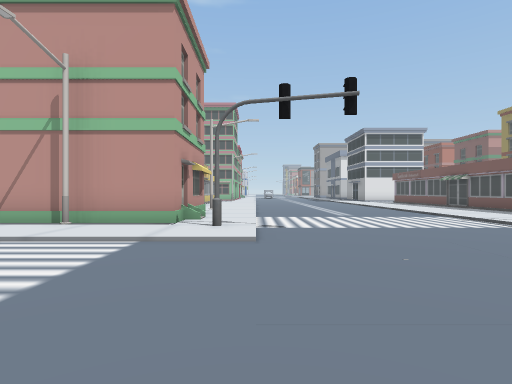
view 1 (above)

24 first-person views from a walk through a Unity game level. The camera is 1.3 m above the floor, looks level and sees 80° across. The floor is counted in squares, 2 m on a side. Each view is taken from the middle of a square. On the plan, view 1 faces up. The plan holds only what a view shows up to about 10 squares ahead; the rest is blank. The place goes on beyond the plan. Some surface patterns are stand-ins.

view 2
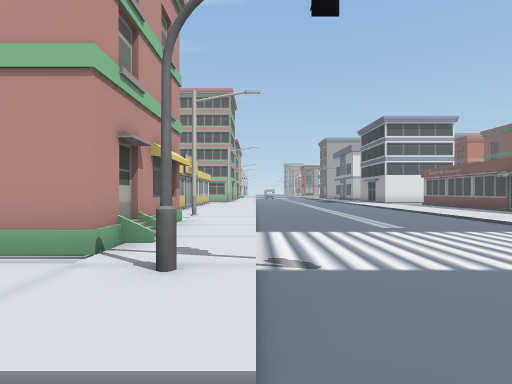

view 3
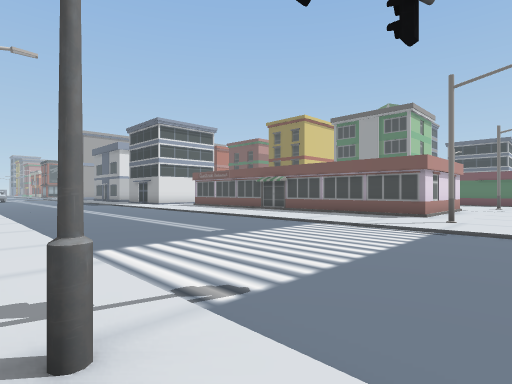

view 4
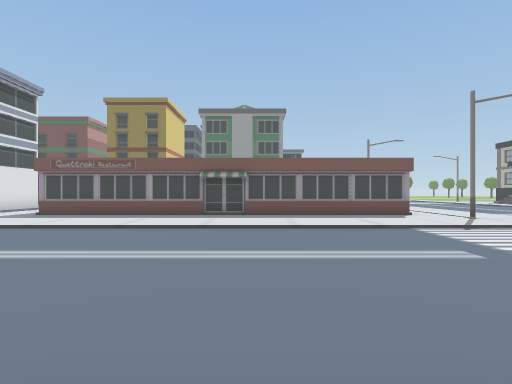

view 5
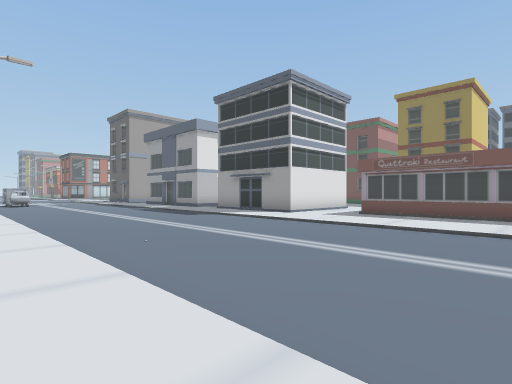

view 6
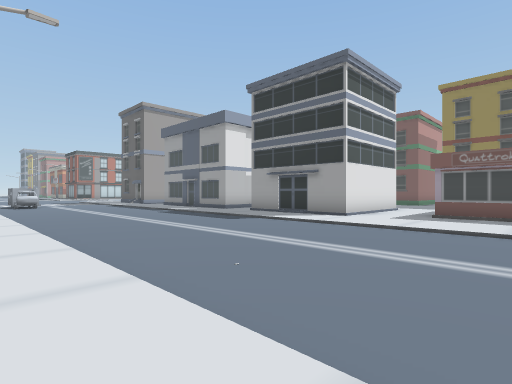

view 7
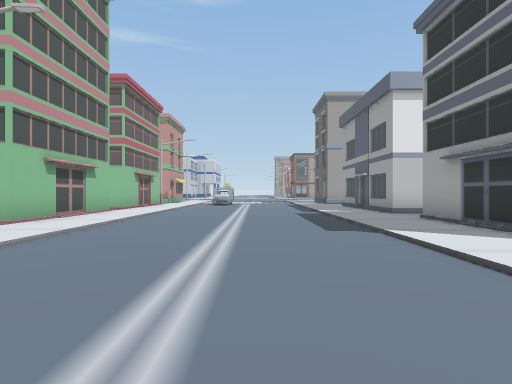

view 8
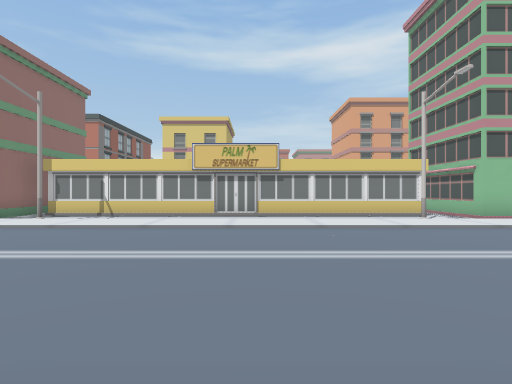

view 9
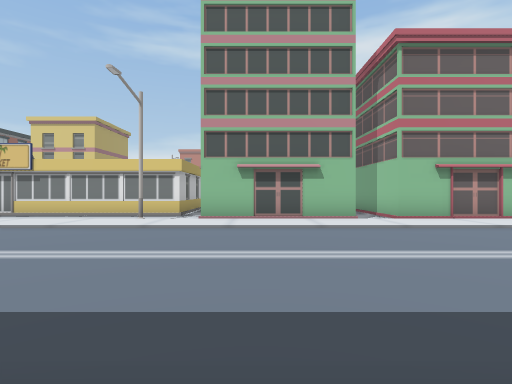

view 10
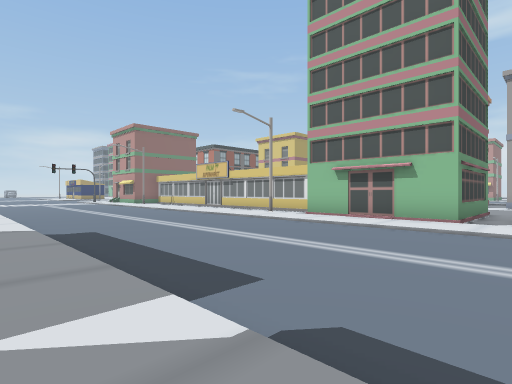

view 11
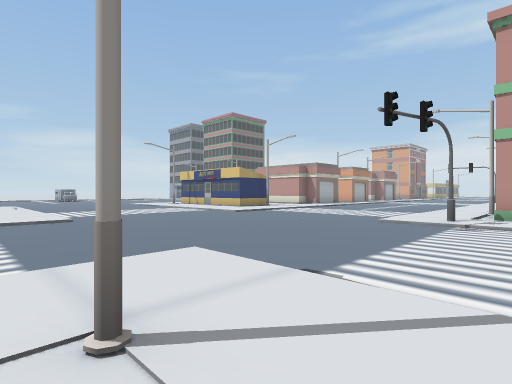

view 12
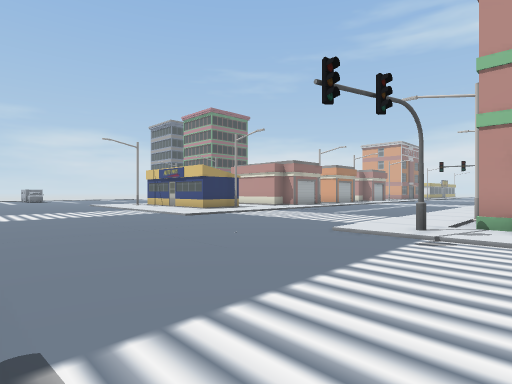

view 13
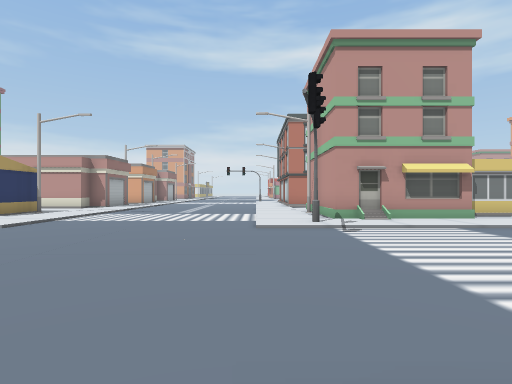

view 14
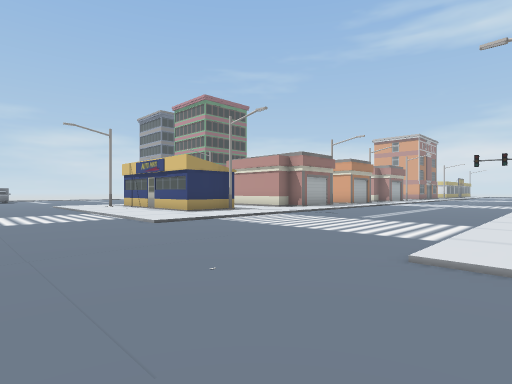

view 15
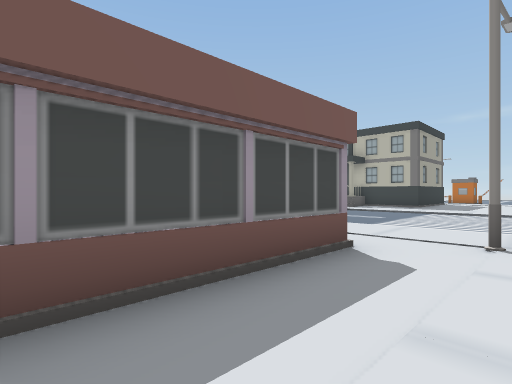

view 16
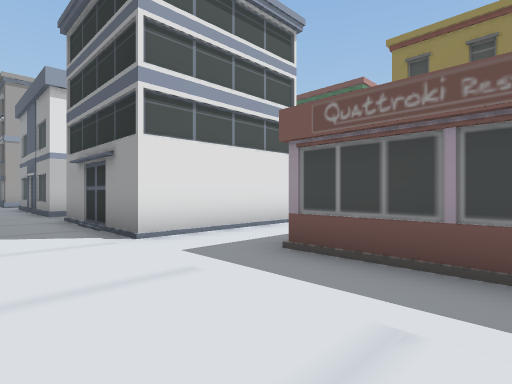

view 17
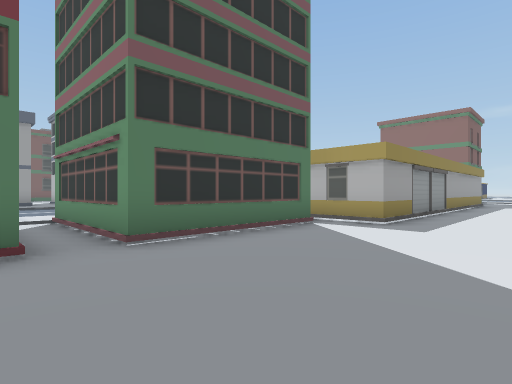

view 18
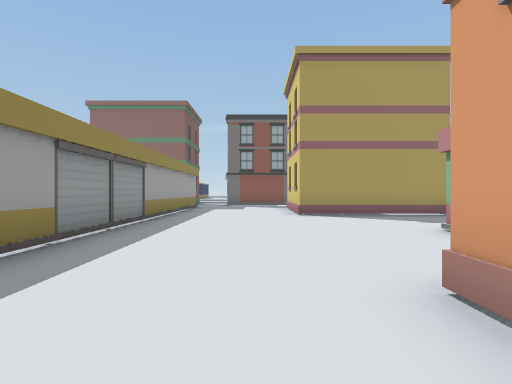

view 19
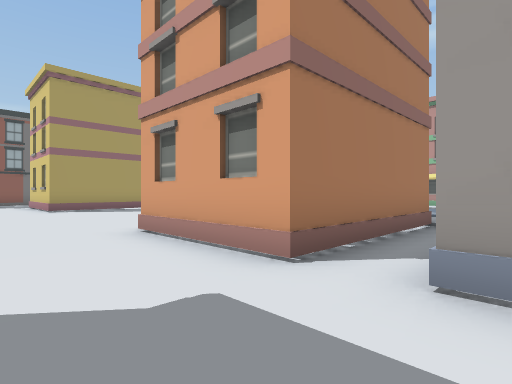

view 20
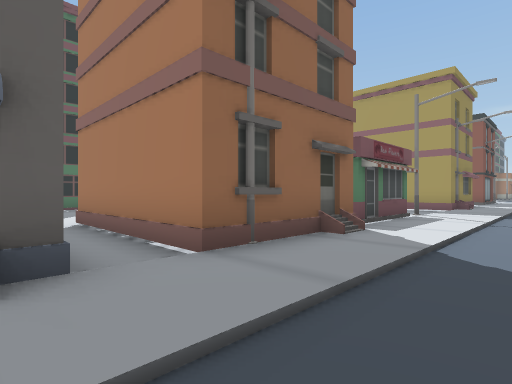

view 21
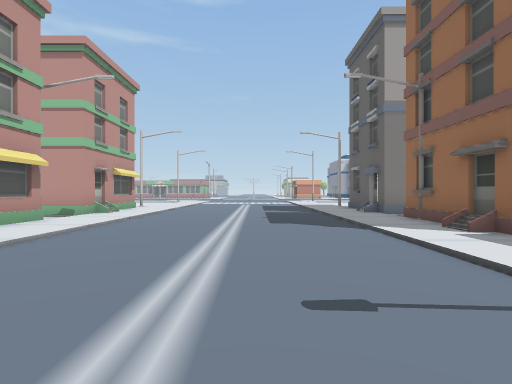

view 22
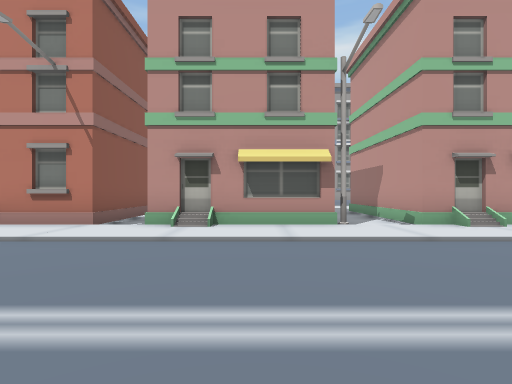

view 23
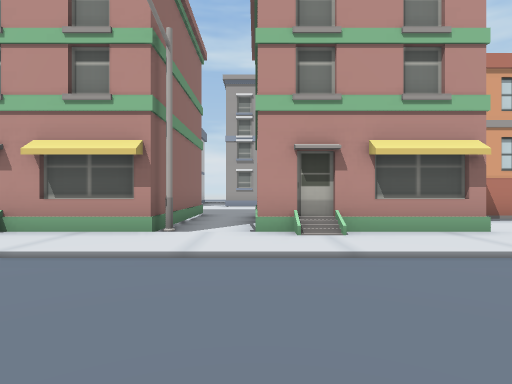

view 24
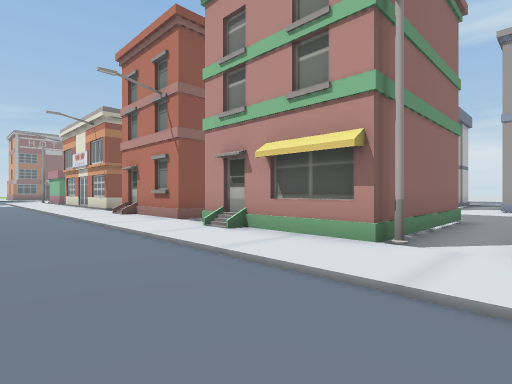

### Floor plan
Key: @ floor where view 1 was taken; # wall or solid block; . main floor; : floor 0.25 m higher than the main floor; / step, stairs or slope; O other object.
Columns run from 31 left of view 1 to 8 right of it. Each row starts with its distance up from view 1.
 27         #:/..../:#    ....###O:/..../:#
 26     O   #//....//#   O........:/..../:##
 25    ..####:/..../:.........O###:/..../:O#
 24 ........O:/..../:O###.....## #:/..../:.
 23 ....O###O:/..../:##  .....#  #:/..../:O
 22        ##:/....//#   O....####:/..../:#
 21         #//..../:#   ...... ..:/..../:#
 20         #:/..../:#  .....#  #O:/..../:#
 19       ###:/..../:O  .....#  #.:/..../:..
 18         O:/..../:###.....O  #.:/..../:..
 17         #//. . /:O.......#  #.:/..../:.#
 16         #:/.   /:........#  #.:/..../:.#
 15          :/.   /:........#  #.:/..../:.#
 14         O:/.   //O###O...#  #.:/..../:.#
 13           /.         ....#  #.:/..../:.#
 12                      O      #.:/..../:.#
 11                             #O:/..../:.#
 10                             #.:/..../:.#
  9                            ###:/..../:.#
  8                              #:/..../:.#
  7                              #//..../:.O
  6                           #O##:/..../:O.
  5                         ::::::#/..../:::
  4                       //////////....////
  3                       ..................
  2                        .................
  1                         ................
  0                          ......@........
 -1                           //////....////
 -2                            ::::/..../:::
 -3                            OO.:/..../:

Positions as (right, up) in squares from view 1, and headings:
1: (0, 0), facing up
2: (0, 3), facing up
3: (-1, 4), facing up-right
4: (-1, 11), facing right
5: (-1, 13), facing up-right
6: (-1, 15), facing up-right
7: (3, 16), facing up
8: (6, 16), facing left
9: (6, 23), facing left
10: (6, 27), facing down-left
11: (7, 7), facing down-left
12: (5, 7), facing down-left
13: (6, 4), facing left
14: (3, 5), facing down-left
15: (6, 10), facing down-right
16: (5, 15), facing up-right
17: (-9, 27), facing down-right
18: (-9, 23), facing down
19: (-8, 26), facing down-left
20: (-17, 26), facing down-right
21: (-18, 17), facing up
22: (-17, 22), facing left
23: (-18, 25), facing left
24: (-19, 25), facing down-left
